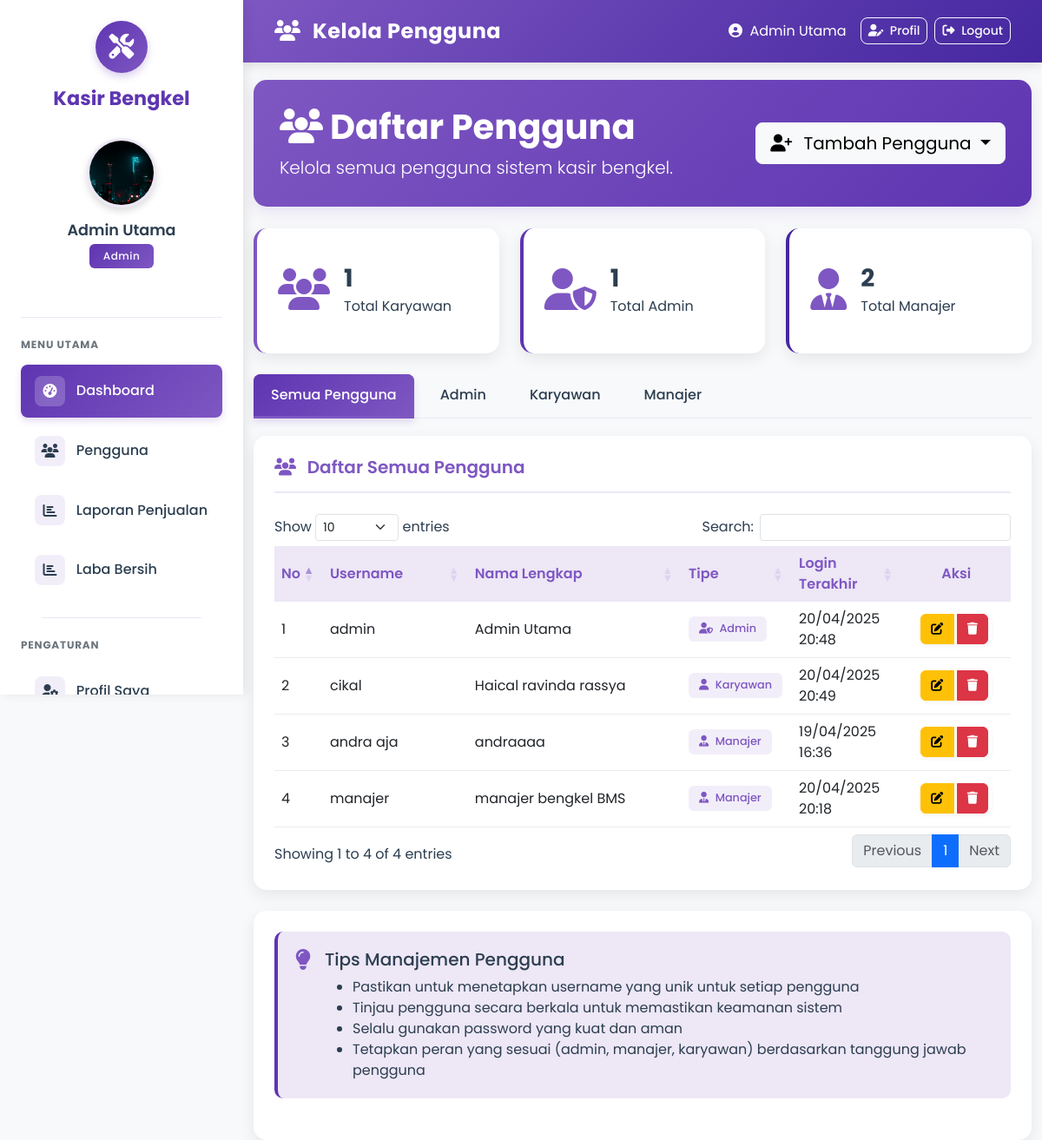
Page /Admin/pengguna.php (signed in) on the committed database.
### tables this page shows
CREATE TABLE `karyawan` (
  `id_karyawan` int(11) NOT NULL,
  `username` varchar(50) NOT NULL,
  `password` varchar(255) NOT NULL,
  `nama` varchar(100) NOT NULL,
  `no_wa` varchar(20) DEFAULT NULL,
  `foto` varchar(255) DEFAULT 'default.jpg',
  `alamat` text DEFAULT NULL,
  `created_at` timestamp NOT NULL DEFAULT current_timestamp(),
  `updated_at` timestamp NOT NULL DEFAULT current_timestamp() ON UPDATE current_timestamp(),
  `role` varchar(20) NOT NULL DEFAULT 'karyawan'
);

CREATE TABLE `manajer` (
  `id_manajer` int(11) NOT NULL,
  `username` varchar(50) NOT NULL,
  `password` varchar(255) NOT NULL,
  `nama` varchar(100) NOT NULL,
  `no_wa` varchar(20) DEFAULT NULL,
  `foto` varchar(255) DEFAULT 'default.jpg',
  `alamat` text DEFAULT NULL,
  `created_at` timestamp NOT NULL DEFAULT current_timestamp(),
  `updated_at` timestamp NOT NULL DEFAULT current_timestamp() ON UPDATE current_timestamp(),
  `role` varchar(20) NOT NULL DEFAULT 'manajer'
);

### Admin/pengguna.php (the view, shortened to what this page needs)
<?php
include '../config.php';
$query_karyawan = "SELECT id_karyawan as id, username, nama, 'karyawan' as tipe, updated_at FROM karyawan ORDER BY nama";
$query_admin = "SELECT id_admin as id, username, nama, 'admin' as tipe, updated_at FROM admin ORDER BY nama";
$query_manajer = "SELECT id_manajer as id, username, nama, 'manajer' as tipe, updated_at FROM manajer ORDER BY nama";
$result_karyawan = mysqli_query($conn, $query_karyawan);
$result_admin = mysqli_query($conn, $query_admin);
$result_manajer = mysqli_query($conn, $query_manajer);
$all_users = [];
if ($result_karyawan) {
    while ($row = mysqli_fetch_assoc($result_karyawan)) {
        $all_users[] = $row;
    }
}
if ($result_admin) {
    while ($row = mysqli_fetch_assoc($result_admin)) {
        $all_users[] = $row;
    }
}
if ($result_manajer) {
    while ($row = mysqli_fetch_assoc($result_manajer)) {
        $all_users[] = $row;
    }
}
usort($all_users, function($a, $b) {
    return strcmp($a['nama'], $b['nama']);
});
$count_karyawan = mysqli_num_rows($result_karyawan);
$count_admin = mysqli_num_rows($result_admin);
$count_manajer = mysqli_num_rows($result_manajer);
?>
<!DOCTYPE html>
<html lang="id">
<head>
  <link href="https://cdn.jsdelivr.net/npm/bootstrap@5.3.0/dist/css/bootstrap.min.css" rel="stylesheet">
  <link rel="stylesheet" href="https://cdnjs.cloudflare.com/ajax/libs/font-awesome/6.4.0/css/all.min.css">
  <link rel="stylesheet" href="https://cdn.datatables.net/1.13.6/css/dataTables.bootstrap5.min.css">
</head>
<body>
  <?php include 'sidebar.php'; ?>
  <div class="content">
    <nav class="navbar navbar-expand-lg navbar-dark">
      <div class="container-fluid">
        <span class="navbar-brand">
          <i class="fas fa-users me-2"></i>
          Kelola Pengguna
        </span>
        <div class="d-flex align-items-center">
          <span class="text-white me-3">
            <i class="fas fa-user-circle me-1"></i>
            <?= htmlspecialchars($_SESSION['admin']['nama']) ?>
          </span>
          <a href="profile.php" class="btn btn-outline-light btn-sm me-2">
            <i class="fas fa-user-edit me-1"></i> Profil
          </a>
          <a href="logout.php" class="btn btn-outline-light btn-sm">
            <i class="fas fa-sign-out-alt me-1"></i> Logout
          </a>
        </div>
      </div>
    </nav>
    <div class="container-fluid">
      <div class="page-header">
        <div class="d-flex justify-content-between align-items-center">
          <div>
            <h1><i class="fas fa-users me-2"></i>Daftar Pengguna</h1>
            <p class="lead mb-0">Kelola semua pengguna sistem kasir bengkel.</p>
          </div>
          <div class="dropdown">
            <button class="btn btn-light btn-lg dropdown-toggle" type="button" id="dropdownMenuButton" data-bs-toggle="dropdown" aria-expanded="false">
              <i class="fas fa-user-plus me-2"></i>
              Tambah Pengguna
            </button>
          </div>
        </div>
      </div>
      <div class="row g-4 mb-4">
        <div class="col-md-4">
          <div class="data-card mb-4" style="border-left: 4px solid var(--primary-purple);">
            <div class="stats-card">
              <div class="stats-icon purple">
                <i class="fas fa-users"></i>
              </div>
              <div class="stats-content">
                <h3><?= $count_karyawan ?></h3>
                <p>Total Karyawan</p>
              </div>
            </div>
          </div>
        </div>
        <div class="col-md-4">
          <div class="data-card mb-4" style="border-left: 4px solid var(--secondary-purple);">
            <div class="stats-card">
              <div class="stats-icon purple">
                <i class="fas fa-user-shield"></i>
              </div>
              <div class="stats-content">
                <h3><?= $count_admin ?></h3>
                <p>Total Admin</p>
              </div>
            </div>
          </div>
        </div>
        <div class="col-md-4">
          <div class="data-card mb-4" style="border-left: 4px solid var(--accent-purple);">
            <div class="stats-card">
              <div class="stats-icon purple">
                <i class="fas fa-user-tie"></i>
              </div>
              <div class="stats-content">
                <h3><?= $count_manajer ?></h3>
                <p>Total Manajer</p>
              </div>
            </div>
          </div>
        </div>
      </div>
      <ul class="nav nav-tabs" id="userTabs" role="tablist">
        <li class="nav-item" role="presentation">
          <button class="nav-link active" id="all-tab" data-bs-toggle="tab" data-bs-target="#all" type="button" role="tab" aria-controls="all" aria-selected="true">
            Semua Pengguna
          </button>
        </li>
        <li class="nav-item" role="presentation">
          <button class="nav-link" id="admin-tab" data-bs-toggle="tab" data-bs-target="#admin" type="button" role="tab" aria-controls="admin" aria-selected="false">
            Admin
          </button>
        </li>
        <li class="nav-item" role="presentation">
          <button class="nav-link" id="karyawan-tab" data-bs-toggle="tab" data-bs-target="#karyawan" type="button" role="tab" aria-controls="karyawan" aria-selected="false">
            Karyawan
          </button>
        </li>
        <li class="nav-item" role="presentation">
          <button class="nav-link" id="manajer-tab" data-bs-toggle="tab" data-bs-target="#manajer" type="button" role="tab" aria-controls="manajer" aria-selected="false">
            Manajer
          </button>
        </li>
      </ul>
      <div class="tab-content" id="userTabsContent">
        <div class="tab-pane fade show active" id="all" role="tabpanel" aria-labelledby="all-tab">
          <div class="data-card mb-4">
            <div class="card-header-actions">
              <h5 class="card-title">
                <i class="fas fa-users me-2"></i>
                Daftar Semua Pengguna
              </h5>
            </div>
            <div class="table-responsive">
              <table id="allUsersTable" class="table table-hover">
                <thead>
                  <tr>
                    <th width="5%">No</th>
                    <th width="20%">Username</th>
                    <th width="30%">Nama Lengkap</th>
                    <th width="15%">Tipe</th>
                    <th width="15%">Login Terakhir</th>
                    <th width="15%" class="text-center">Aksi</th>
                  </tr>
                </thead>
                <tbody>
                  <?php
                  $no = 1;
                  if (count($all_users) > 0):
                    foreach ($all_users as $user):
                      $badge_class = "";
                      $icon_class = "";
                      if ($user['tipe'] == 'admin') {
                        $badge_class = "badge-admin";
                        $icon_class = "user-shield";
                      } elseif ($user['tipe'] == 'karyawan') {
                        $badge_class = "badge-karyawan";
                        $icon_class = "user";
                      } elseif ($user['tipe'] == 'manajer') {
                        $badge_class = "badge-manajer";
                        $icon_class = "user-tie";
                      }
                  ?>
                  <tr>
                    <td><?= $no++ ?></td>
                    <td><?= htmlspecialchars($user['username']) ?></td>
                    <td><?= htmlspecialchars($user['nama']) ?></td>
                    <td>
                      <span class="badge <?= $badge_class ?>">
                        <i class="fas fa-<?= $icon_class ?> me-1"></i>
                        <?= ucfirst(htmlspecialchars($user['tipe'])) ?>
                      </span>
                    </td>
                    <td><?= isset($user['updated_at']) && $user['updated_at'] ? date('d/m/Y H:i', strtotime($user['updated_at'])) : '-' ?></td>
                    <td class="text-center">
                      <div class="btn-group" role="group">
                        <a href="edit_<?= $user['tipe'] ?>.php?id=<?= $user['id'] ?>" class="btn btn-sm btn-warning btn-action" data-bs-toggle="tooltip" title="Edit">
                          <i class="fas fa-edit"></i>
                        </a>
                        <button type="button" class="btn btn-sm btn-danger btn-action" data-bs-toggle="modal" data-bs-target="#deleteModal<?= $user['tipe'] . $user['id'] ?>" title="Hapus">
                          <i class="fas fa-trash"></i>
                        </button>
                      </div>
                    </td>
                  </tr>
                  <?php
                    endforeach;
                  endif; ?>
                </tbody>
              </table>
            </div>
          </div>
        </div>
      </div>
      <div class="row">
        <div class="col-md-12">
          <div class="data-card mb-4">
            <div class="tips-card">
              <div class="d-flex align-items-start">
                <i class="fas fa-lightbulb tips-icon"></i>
                <div>
                  <h5 class="mb-2">Tips Manajemen Pengguna</h5>
                  <ul class="mb-0">
                    <li>Pastikan untuk menetapkan username yang unik untuk setiap pengguna</li>
                    <li>Tinjau pengguna secara berkala untuk memastikan keamanan sistem</li>
                    <li>Selalu gunakan password yang kuat dan aman</li>
                    <li>Tetapkan peran yang sesuai (admin, manajer, karyawan) berdasarkan tanggung jawab pengguna</li>
                  </ul>
                </div>
              </div>
            </div>
          </div>
        </div>
      </div>
    </div>
  </div>
</body>
</html>

### Admin/pengguna.php (style rules this page uses)
:root { --primary-purple: #7E57C2; --secondary-purple: #5E35B1; --light-purple: #EDE7F6; --accent-purple: #4527A0; --white: #ffffff; --light-gray: #f8f9fa; --text-dark: #2C3E50; --border-color: #e1e7ef; }
body { font-family: 'Poppins', sans-serif; background-color: var(--light-gray); margin: 0; padding: 0; color: var(--text-dark); }
.content { margin-left: 280px; transition: margin-left 0.3s ease; min-height: 100vh; }
.navbar { background: linear-gradient(135deg, var(--primary-purple), var(--accent-purple)); box-shadow: 0 4px 12px rgba(0, 0, 0, 0.1); border: none; padding: 0.8rem 1.5rem; margin-bottom: 20px; }
.navbar-brand { font-weight: 700; font-size: 1.5rem; color: var(--white); letter-spacing: 0.5px; }
.page-header { background: linear-gradient(135deg, var(--primary-purple), var(--secondary-purple)); border-radius: 15px; padding: 30px; color: var(--white); margin-bottom: 25px; box-shadow: 0 6px 18px rgba(126, 87, 194, 0.15); }
.page-header h1 { font-weight: 700; margin-bottom: 0.5rem; }
.data-card { border: none; border-radius: 15px; overflow: hidden; box-shadow: 0 6px 18px rgba(0, 0, 0, 0.08); background-color: var(--white); padding: 1.5rem; height: 100%; transition: all 0.3s ease; }
.table { margin-bottom: 0; }
.table th { background-color: var(--light-purple); color: var(--primary-purple); font-weight: 600; border: none; vertical-align: middle; }
.table td { vertical-align: middle; border-color: #e9ecef; }
.card-header-actions { display: flex; justify-content: space-between; align-items: center; padding-bottom: 1rem; margin-bottom: 1.5rem; border-bottom: 2px solid var(--light-purple); }
.card-title { font-size: 1.25rem; font-weight: 600; color: var(--primary-purple); margin-bottom: 0; }
.stats-card { display: flex; align-items: center; height: 100%; }
.stats-icon { font-size: 3rem; margin-right: 1rem; }
.stats-icon.purple { color: var(--primary-purple); }
.stats-content h3 { font-size: 1.75rem; font-weight: 700; margin-bottom: 0.25rem; }
.stats-content p { color: var(--text-dark); margin-bottom: 0; }
.btn-outline-light { border-radius: 8px; font-weight: 500; transition: all 0.3s ease; }
.btn-warning { border-radius: 8px; transition: all 0.3s ease; }
.btn-danger { border-radius: 8px; transition: all 0.3s ease; }
.btn-action { padding: 0.4rem 0.7rem; border-radius: 6px; margin-right: 0.25rem; }
.btn-group { box-shadow: 0 2px 5px rgba(0, 0, 0, 0.05); border-radius: 8px; }
.badge { padding: 0.5rem 0.75rem; font-weight: 500; border-radius: 6px; font-size: 0.8rem; }
.badge-admin { background-color: rgba(126, 87, 194, 0.1); color: var(--primary-purple); }
.badge-karyawan { background-color: rgba(126, 87, 194, 0.1); color: var(--primary-purple); }
.badge-manajer { background-color: rgba(126, 87, 194, 0.1); color: var(--primary-purple); }
.nav-tabs { border-bottom: 1px solid var(--light-purple); margin-bottom: 20px; }
.nav-tabs .nav-item { margin-right: 10px; }
.nav-tabs .nav-link { border: none; color: var(--text-dark); padding: 12px 20px; border-radius: 8px 8px 0 0; font-weight: 500; transition: all 0.3s ease; }
.nav-tabs .nav-link.active { background-color: var(--primary-purple); color: white; border-bottom: 3px solid var(--primary-purple); }
.tips-card { background-color: var(--light-purple); border-left: 4px solid var(--secondary-purple); border-radius: 10px; padding: 1.25rem; }
.tips-icon { color: var(--primary-purple); font-size: 1.5rem; margin-right: 1rem; }

### Admin/sidebar.php (style rules this page uses)
.nav-link { display: flex; align-items: center; padding: 0.8rem 1rem; border-radius: 8px; color: #2C3E50; text-decoration: none; transition: all 0.3s ease; font-weight: 500; }
.nav-link.active { background: linear-gradient(135deg, #5E35B1, #7E57C2); color: #ffffff; box-shadow: 0 4px 8px rgba(126, 87, 194, 0.2); }

### rows in the picture
karyawan: username "cikal", nama "Haical ravinda rassya", tipe "Karyawan", updated_at "20/04/2025 20:49"
manajer: username "andra aja", nama "andraaaa", tipe "Manajer", updated_at "19/04/2025 16:36"
manajer: username "manajer", nama "manajer bengkel BMS", tipe "Manajer", updated_at "20/04/2025 20:18"

### other values in the picture
$_SESSION['admin']['nama'] "Admin Utama"
$count_karyawan "1"
$count_admin "1"
$count_manajer "2"
$user['username'] "admin"
$user['nama'] "Admin Utama"
$user['tipe'] "Admin"
date('d/m/Y H:i', strtotime($user['updated_at'])) "20/04/2025 20:48"
